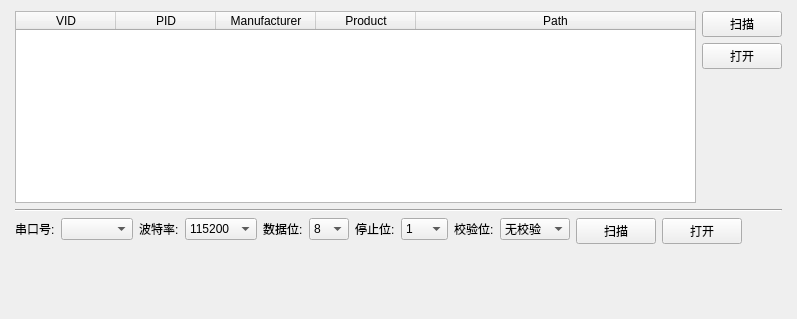
         <widget class="QWidget" name="page_dev_connect">
          <layout class="QGridLayout" name="gridLayout_7">
           <property name="leftMargin">
            <number>15</number>
           </property>
           <property name="rightMargin">
            <number>15</number>
           </property>
           <item row="0" column="0">
            <layout class="QVBoxLayout" name="verticalLayout_3">
             <item>
              <layout class="QHBoxLayout" name="horizontalLayout_30">
               <item>
                <widget class="QTableWidget" name="tableWidget_dev_list">
                 <property name="frameShape">
                  <enum>QFrame::StyledPanel</enum>
                 </property>
                 <property name="frameShadow">
                  <enum>QFrame::Raised</enum>
                 </property>
                 <property name="alternatingRowColors">
                  <bool>true</bool>
                 </property>
                 <property name="selectionBehavior">
                  <enum>QAbstractItemView::SelectRows</enum>
                 </property>
                 <property name="textElideMode">
                  <enum>Qt::ElideLeft</enum>
                 </property>
                 <attribute name="horizontalHeaderDefaultSectionSize">
                  <number>100</number>
                 </attribute>
                 <attribute name="horizontalHeaderHighlightSections">
                  <bool>false</bool>
                 </attribute>
                 <attribute name="horizontalHeaderStretchLastSection">
                  <bool>true</bool>
                 </attribute>
                 <attribute name="verticalHeaderVisible">
                  <bool>false</bool>
                 </attribute>
                 <column>
                  <property name="text">
                   <string>VID</string>
                  </property>
                 </column>
                 <column>
                  <property name="text">
                   <string>PID</string>
                  </property>
                 </column>
                 <column>
                  <property name="text">
                   <string>Manufacturer</string>
                  </property>
                 </column>
                 <column>
                  <property name="text">
                   <string>Product</string>
                  </property>
                 </column>
                 <column>
                  <property name="text">
                   <string>Path</string>
                  </property>
                 </column>
                </widget>
               </item>
               <item>
                <layout class="QVBoxLayout" name="verticalLayout_2">
                 <item>
                  <widget class="QPushButton" name="pushButton_scan_hid">
                   <property name="text">
                    <string>扫描</string>
                   </property>
                  </widget>
                 </item>
                 <item>
                  <widget class="QPushButton" name="pushButton_hid_open">
                   <property name="text">
                    <string>打开</string>
                   </property>
                  </widget>
                 </item>
                 <item>
                  <spacer name="verticalSpacer_2">
                   <property name="orientation">
                    <enum>Qt::Vertical</enum>
                   </property>
                   <property name="sizeHint" stdset="0">
                    <size>
                     <width>20</width>
                     <height>40</height>
                    </size>
                   </property>
                  </spacer>
                 </item>
                </layout>
               </item>
              </layout>
             </item>
             <item>
              <widget class="Line" name="line_2">
               <property name="orientation">
                <enum>Qt::Horizontal</enum>
               </property>
              </widget>
             </item>
             <item>
              <layout class="QFormLayout" name="formLayout">
               <item row="0" column="0">
                <layout class="QHBoxLayout" name="horizontalLayout_11">
                 <item>
                  <widget class="QLabel" name="label_13">
                   <property name="text">
                    <string>串口号:</string>
                   </property>
                  </widget>
                 </item>
                 <item>
                  <widget class="QComboBox" name="comboBox_com">
                   <property name="minimumSize">
                    <size>
                     <width>70</width>
                     <height>0</height>
                    </size>
                   </property>
                  </widget>
                 </item>
                 <item>
                  <widget class="QLabel" name="label_4">
                   <property name="text">
                    <string>波特率:</string>
                   </property>
                  </widget>
                 </item>
                 <item>
                  <widget class="QComboBox" name="comboBox_baude_com">
                   <property name="minimumSize">
                    <size>
                     <width>70</width>
                     <height>0</height>
                    </size>
                   </property>
                   <property name="currentIndex">
                    <number>11</number>
                   </property>
                   <item>
                    <property name="text">
                     <string>600</string>
                    </property>
                   </item>
                   <item>
                    <property name="text">
                     <string>1200</string>
                    </property>
                   </item>
                   <item>
                    <property name="text">
                     <string>2400</string>
                    </property>
                   </item>
                   <item>
                    <property name="text">
                     <string>4800</string>
                    </property>
                   </item>
                   <item>
                    <property name="text">
                     <string>9600</string>
                    </property>
                   </item>
                   <item>
                    <property name="text">
                     <string>14400</string>
                    </property>
                   </item>
                   <item>
                    <property name="text">
                     <string>19200</string>
                    </property>
                   </item>
                   <item>
                    <property name="text">
                     <string>28800</string>
                    </property>
                   </item>
                   <item>
                    <property name="text">
                     <string>38400</string>
                    </property>
                   </item>
                   <item>
                    <property name="text">
                     <string>56000</string>
                    </property>
                   </item>
                   <item>
                    <property name="text">
                     <string>57600</string>
                    </property>
                   </item>
                   <item>
                    <property name="text">
                     <string>115200</string>
                    </property>
                   </item>
                   <item>
                    <property name="text">
                     <string>128000</string>
                    </property>
                   </item>
                   <item>
                    <property name="text">
                     <string>230400</string>
                    </property>
                   </item>
                  </widget>
                 </item>
                 <item>
                  <widget class="QLabel" name="label_14">
                   <property name="text">
                    <string>数据位:</string>
                   </property>
                  </widget>
                 </item>
                 <item>
                  <widget class="QComboBox" name="comboBox_databits_com">
                   <property name="minimumSize">
                    <size>
                     <width>40</width>
                     <height>0</height>
                    </size>
                   </property>
                   <property name="currentIndex">
                    <number>3</number>
                   </property>
                   <item>
                    <property name="text">
                     <string>5</string>
                    </property>
                   </item>
                   <item>
                    <property name="text">
                     <string>6</string>
                    </property>
                   </item>
                   <item>
                    <property name="text">
                     <string>7</string>
                    </property>
                   </item>
                   <item>
                    <property name="text">
                     <string>8</string>
                    </property>
                   </item>
                  </widget>
                 </item>
                 <item>
                  <widget class="QLabel" name="label_10">
                   <property name="text">
                    <string>停止位:</string>
                   </property>
                  </widget>
                 </item>
                 <item>
                  <widget class="QComboBox" name="comboBox_stopbits_com">
                   <property name="minimumSize">
                    <size>
                     <width>40</width>
                     <height>0</height>
                    </size>
                   </property>
                   <item>
                    <property name="text">
                     <string>1</string>
                    </property>
                   </item>
                   <item>
                    <property name="text">
                     <string>1.5</string>
                    </property>
                   </item>
                   <item>
                    <property name="text">
                     <string>2</string>
                    </property>
                   </item>
                  </widget>
                 </item>
                 <item>
                  <widget class="QLabel" name="label_5">
                   <property name="text">
                    <string>校验位:</string>
                   </property>
                  </widget>
                 </item>
                 <item>
                  <widget class="QComboBox" name="comboBox_parity_com">
                   <property name="minimumSize">
                    <size>
                     <width>70</width>
                     <height>0</height>
                    </size>
                   </property>
                   <item>
                    <property name="text">
                     <string>无校验</string>
                    </property>
                   </item>
                   <item>
                    <property name="text">
                     <string>奇校验</string>
                    </property>
                   </item>
                   <item>
                    <property name="text">
                     <string>偶校验</string>
                    </property>
                   </item>
                  </widget>
                 </item>
                </layout>
               </item>
               <item row="0" column="1">
                <layout class="QHBoxLayout" name="horizontalLayout_31">
                 <item>
                  <widget class="QPushButton" name="pushButton_scan_com">
                   <property name="text">
                    <string>扫描</string>
                   </property>
                  </widget>
                 </item>
                 <item>
                  <widget class="QPushButton" name="pushButton_com_open">
                   <property name="text">
                    <string>打开</string>
                   </property>
                  </widget>
                 </item>
                 <item>
                  <spacer name="horizontalSpacer_2">
                   <property name="orientation">
                    <enum>Qt::Horizontal</enum>
                   </property>
                   <property name="sizeHint" stdset="0">
                    <size>
                     <width>40</width>
                     <height>20</height>
                    </size>
                   </property>
                  </spacer>
                 </item>
                </layout>
               </item>
              </layout>
             </item>
            </layout>
           </item>
           <item row="1" column="0">
            <spacer name="verticalSpacer_4">
             <property name="orientation">
              <enum>Qt::Vertical</enum>
             </property>
             <property name="sizeHint" stdset="0">
              <size>
               <width>20</width>
               <height>64</height>
              </size>
             </property>
            </spacer>
           </item>
          </layout>
         </widget>
